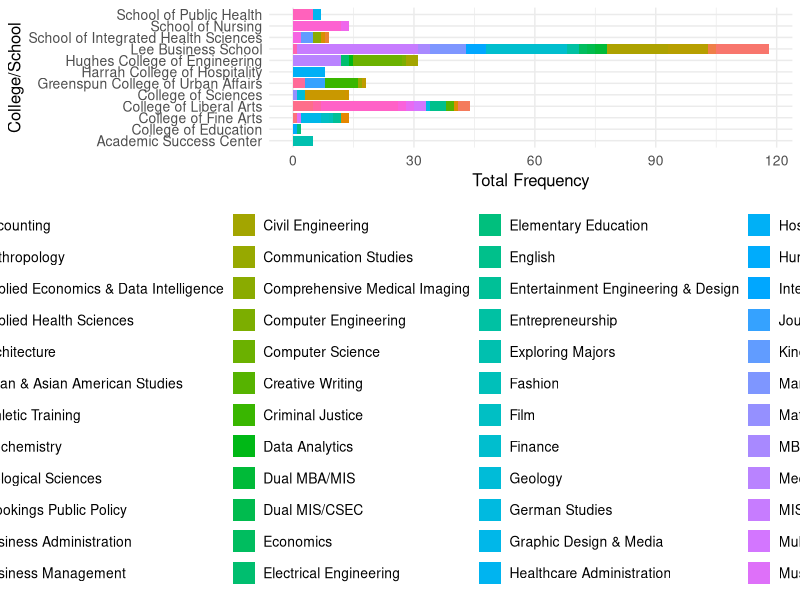

Write the R code that produced this figure.
# Install packages
install.packages("data.table")
install.packages("ggplot2")

# Load libraries
library(data.table)
library(ggplot2)

# Reads CSV file and sets it to the data variable
MajorFrequency <- fread("Major-Data.csv")

# Creates a 2D Stacked bar chart for frequency of majors by college/school
ggplot(MajorFrequency, aes(x = College, y = Frequency, fill = `Major`)) +
  geom_bar(stat = "identity") +

# Flips the X and Y axes to make the stacked bar chart horizontal
  coord_flip() +  
  
  labs(x = "College/School",  y = "Total Frequency",  fill = "Major") +

  # Adds legend title
  guides(fill = guide_legend(title = "Major")) +  
  
  # Theme settings to make the stacked bar chart visually organized
  theme_minimal() +
  
  theme(
    legend.position = "bottom",
    
    # Adjusts font size for axes labels, axes titles, and legend title
    plot.title = element_text(hjust = 0.5),
    axis.title = element_text(size = 12),  
    legend.text = element_text(size = 10),
    legend.title = element_text(size = 12, angle = 90, vjust = 2, hjust = 0.5),
    axis.text.x = element_text(size = 10), 
    axis.text.y = element_text(size = 10)  
  )




